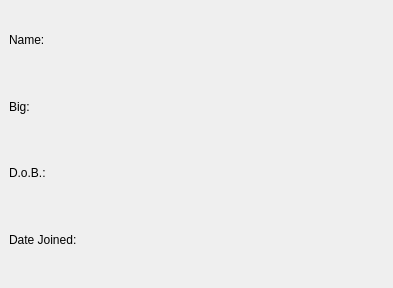
<?xml version="1.0" encoding="UTF-8"?>
<ui version="4.0">
 <class>Dialog</class>
 <widget class="QDialog" name="Dialog">
  <property name="geometry">
   <rect>
    <x>0</x>
    <y>0</y>
    <width>393</width>
    <height>288</height>
   </rect>
  </property>
  <property name="windowTitle">
   <string>Member Results</string>
  </property>
  <widget class="QWidget" name="gridLayoutWidget">
   <property name="geometry">
    <rect>
     <x>9</x>
     <y>9</y>
     <width>361</width>
     <height>261</height>
    </rect>
   </property>
   <layout class="QGridLayout" name="gridLayout">
    <property name="sizeConstraint">
     <enum>QLayout::SetDefaultConstraint</enum>
    </property>
    <property name="horizontalSpacing">
     <number>6</number>
    </property>
    <item row="0" column="1">
     <widget class="QLabel" name="name_field">
      <property name="text">
       <string/>
      </property>
     </widget>
    </item>
    <item row="0" column="0">
     <widget class="QLabel" name="name_label">
      <property name="sizePolicy">
       <sizepolicy hsizetype="Preferred" vsizetype="Preferred">
        <horstretch>0</horstretch>
        <verstretch>0</verstretch>
       </sizepolicy>
      </property>
      <property name="text">
       <string>Name:</string>
      </property>
      <property name="alignment">
       <set>Qt::AlignLeading|Qt::AlignLeft|Qt::AlignVCenter</set>
      </property>
     </widget>
    </item>
    <item row="1" column="0">
     <widget class="QLabel" name="big_label">
      <property name="sizePolicy">
       <sizepolicy hsizetype="Preferred" vsizetype="Preferred">
        <horstretch>0</horstretch>
        <verstretch>0</verstretch>
       </sizepolicy>
      </property>
      <property name="text">
       <string>Big:</string>
      </property>
      <property name="alignment">
       <set>Qt::AlignLeading|Qt::AlignLeft|Qt::AlignVCenter</set>
      </property>
     </widget>
    </item>
    <item row="2" column="0">
     <widget class="QLabel" name="dob_label">
      <property name="sizePolicy">
       <sizepolicy hsizetype="Preferred" vsizetype="Preferred">
        <horstretch>0</horstretch>
        <verstretch>0</verstretch>
       </sizepolicy>
      </property>
      <property name="text">
       <string>D.o.B.:</string>
      </property>
      <property name="alignment">
       <set>Qt::AlignLeading|Qt::AlignLeft|Qt::AlignVCenter</set>
      </property>
     </widget>
    </item>
    <item row="3" column="0">
     <widget class="QLabel" name="date_joined_label">
      <property name="sizePolicy">
       <sizepolicy hsizetype="Preferred" vsizetype="Preferred">
        <horstretch>0</horstretch>
        <verstretch>0</verstretch>
       </sizepolicy>
      </property>
      <property name="text">
       <string>Date Joined:</string>
      </property>
      <property name="alignment">
       <set>Qt::AlignLeading|Qt::AlignLeft|Qt::AlignVCenter</set>
      </property>
     </widget>
    </item>
    <item row="1" column="1">
     <widget class="QLabel" name="big_field">
      <property name="text">
       <string/>
      </property>
     </widget>
    </item>
    <item row="2" column="1">
     <widget class="QLabel" name="dob_field">
      <property name="text">
       <string/>
      </property>
     </widget>
    </item>
    <item row="3" column="1">
     <widget class="QLabel" name="date_joined_field">
      <property name="text">
       <string/>
      </property>
     </widget>
    </item>
   </layout>
  </widget>
 </widget>
 <resources/>
 <connections/>
</ui>
